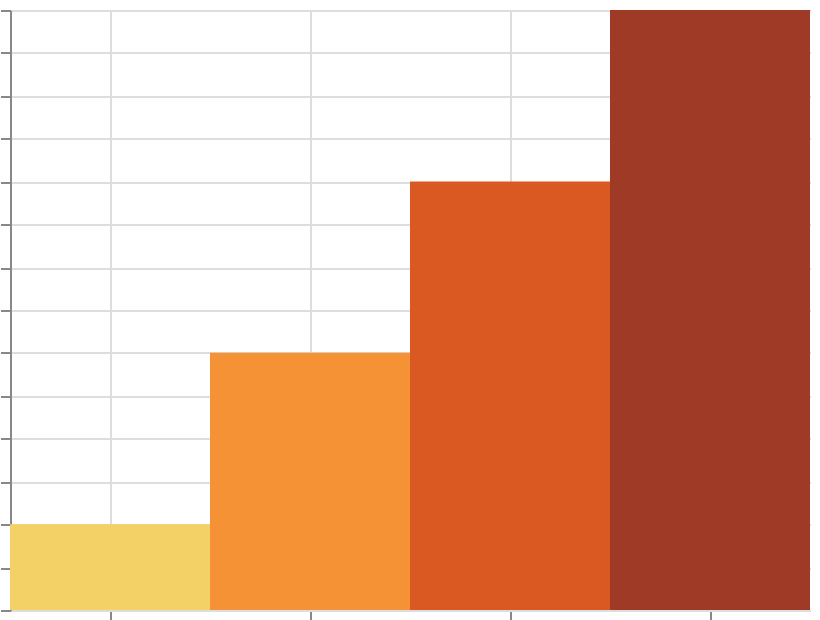

Source (Vega-Lite JSON):
### Vega specification from a JSON file in a GitHub repository (floating-point values rounded to 4 significant figures)
{"$schema": "https://vega.github.io/schema/vega/v6.json", "width": 400, "height": 300, "padding": 5, "autosize": "none", "data": [{"name": "table", "values": [{"cat": "A", "val": 10}, {"cat": "B", "val": 30}, {"cat": "C", "val": 50}, {"cat": "D", "val": 70}]}], "scales": [{"name": "x", "type": "band", "domain": {"data": "table", "field": "cat", "sort": true}, "range": "width"}, {"name": "y", "type": "linear", "domain": {"data": "table", "field": "val"}, "range": [{"signal": "height"}, 0], "zero": true, "nice": true}, {"name": "color", "type": "linear", "domain": {"data": "table", "field": "val"}, "range": {"scheme": "goldorange"}}], "marks": [{"type": "rect", "from": {"data": "table"}, "encode": {"update": {"x": {"scale": "x", "field": "cat"}, "width": {"scale": "x", "band": 1}, "y": {"scale": "y", "field": "val"}, "y2": {"scale": "y", "value": 0}, "fill": {"scale": "color", "field": "val"}}}}], "axes": [{"scale": "x", "orient": "bottom", "grid": true, "labels": false}, {"scale": "y", "orient": "left", "grid": true, "labels": false}], "legends": [{"fill": "color"}]}
